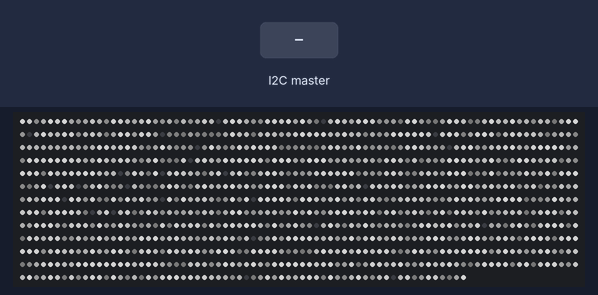
This program was run on a simulated ESP32. Shown: 1024 RGB LEDs in strip order, left to right, continuing on the next row. The inputs (shaded band) are chosen by the test bench. Dim RGB values are drawn brighter than linear; colours are those a GRB WS2812 strip shows for the declared byte order; what the program prints to the serial monitor is not drawn.

Above: at 1.2 s.
1.3 s: the I2C master sends the byte 1
At 1.72 s:
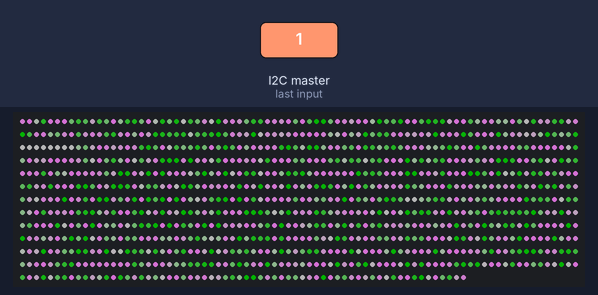
At 2.34 s:
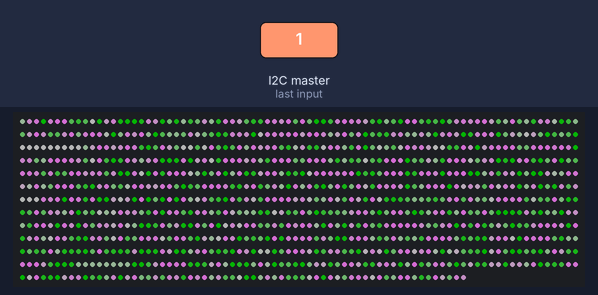
Timing chart, 0 to 4.3 s (numbered marks = the images above; inputs shaded):
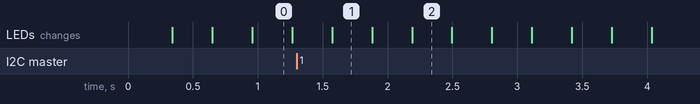

The program:

main.cpp
```cpp
#include <Arduino.h>
#include <convolution.h>
#include <talking.h>

void setup() {

    Serial.begin(115200);
initSliderValues();
initTalking();

    Serial.println("I2C Slave Ready");

FastLED.addLeds<CHIPSET, LED_PIN, COLOR_ORDER>(leds, NUM_PIXELS);
//FastLED.setCorrection(TypicalLEDStrip);  // or UncorrectedColor
FastLED.setBrightness(BRIGHTNESS);
}

void loop() {

generateNoiseFrame();

//applyMaskedConvolution(strongSharpenKernel, sharpenMask, 5, 5);
//applyMaskedConvolution(edgeKernel, edgeMask, 5, 7);
//applyMaskedConvolution(blurKernel,m1, 15, 15);

FastLED.show();

}
```

convolution.h
```cpp
#ifndef convolution_h
#define convolution_h

#include <FastLED.h>
#include <parameters.h>
#include <functions.h>

#define CLAMP(v) ((v) < 0 ? 0 : ((v) > 255 ? 255 : (v)))

uint8_t maskBuffer[NUM_PIXELS];   // Grayscale mask: 0–255
uint8_t prevMask[NUM_PIXELS];     // For temporal smoothing
uint8_t blurTemp[NUM_PIXELS];     // Temporary buffer for blur passes


const int8_t blurKernel[3][3] = {
  {1, 1, 1},
  {1, 1, 1},
  {1, 1, 1}
};

const int8_t edgeKernel[3][3] = {
  {-1, -1, -1},
  {-1,  8, -1},
  {-1, -1, -1}
};

const int8_t strongSharpenKernel[3][3] = {
  { 0, -1,  0},
  {-1,  9, -1},
  { 0, -1,  0}
};


  void applyMaskedConvolution(const int8_t kernel[3][3],  CRGB* mask, int divisor = 1, int bias = 0) {
    CRGB temp[DISPLAY_HEIGHT][DISPLAY_WIDTH];
    CRGB source[DISPLAY_HEIGHT][DISPLAY_WIDTH];

    // Copy current LED state
    for (int y = 0; y < DISPLAY_HEIGHT; y++) {
      for (int x = 0; x < DISPLAY_WIDTH; x++) {
        source[y][x] = leds[getLedIndex32(x, y)];
      }
    }

    // Apply convolution
    for (int y = 0; y < DISPLAY_HEIGHT ; y++) {
      for (int x = 0; x < DISPLAY_WIDTH ; x++) {
        int idx = getLedIndex32(x, y);
        uint8_t blendAmount = mask[idx].r;  // Smooth mask value (0–255)

        int sumR = 0, sumG = 0, sumB = 0;
        for (int ky = -1; ky <= 1; ky++) {
          for (int kx = -1; kx <= 1; kx++) {
            CRGB neighbor = source[y + ky][x + kx];
            int kVal = kernel[ky + 1][kx + 1];
            sumR += neighbor.r * kVal;
            sumG += neighbor.g * kVal;
            sumB += neighbor.b * kVal;
          }
        }

        CRGB convolved;
        convolved.r = CLAMP((sumR / divisor) + bias);
        convolved.g = CLAMP((sumG / divisor) + bias);
        convolved.b = CLAMP((sumB / divisor) + bias);

        // Blend based on mask intensity
        temp[y][x] = blend(source[y][x], convolved, blendAmount);
      }
    }

    // Copy edges unchanged
    for (int x = 0; x < DISPLAY_WIDTH; x++) {
      temp[0][x] = source[0][x];
      temp[DISPLAY_HEIGHT - 1][x] = source[DISPLAY_HEIGHT - 1][x];
    }
    for (int y = 0; y < DISPLAY_HEIGHT; y++) {
      temp[y][0] = source[y][0];
      temp[y][DISPLAY_WIDTH - 1] = source[y][DISPLAY_WIDTH - 1];
    }

    // Write result back to LED array
    for (int y = 0; y < DISPLAY_HEIGHT; y++) {
      for (int x = 0; x < DISPLAY_WIDTH; x++) {
        leds[getLedIndex32(x, y)] = temp[y][x];
      }
    }
  }

#endif
```

functions.h
```cpp
#ifndef functions_h
#define functions_h

#include <FastLED.h>
#include <math.h>
#include <stdint.h>
#include <parameters.h>


int getLedIndex32(int x, int y) {
  const int panelWidth = 32;
  const int panelHeight = 8;
  int panel = y / panelHeight;
  int localY = y % panelHeight;
  int baseIndex = panel * panelWidth * panelHeight;
  int panelX = (panel % 2 == scramble1) ? x : (panelWidth - 1 - x);

  if (x % 2 == scramble2)
    return baseIndex + panelX * panelHeight + localY;
  else
    return baseIndex + panelX * panelHeight + (panelHeight - 1 - localY);
}
uint8_t awesomeSin8(uint16_t input, uint8_t amplitude = 127, uint8_t bias = 128, uint8_t phase = 0, uint8_t frequency = 1) {
    // Apply frequency and phase shift
    uint8_t angle = ((input * frequency) ) + phase;

    // Generate base sine wave (0–255), center is 128
    uint8_t rawSin = sin8(angle);

    // Scale amplitude around center (128), then add bias
    int16_t scaled = ((int16_t(rawSin) - 128) * amplitude) / 128 + bias;

    // Clamp result to 0–255
    if (scaled < 0) return 0;
    if (scaled > 255) return 255;
    return static_cast<uint8_t>(scaled);
}

void generateNoiseFrame() {
    static uint32_t t1 = 0, t2 = 0, t3 = 0; // Z axes for R/G/B noise


    for (int y = 0; y < DISPLAY_HEIGHT; y++) {
      for (int x = 0; x < DISPLAY_WIDTH; x++) {
        uint16_t i = getLedIndex32(x, y);


        // Use high-resolution 16-bit noise and scale it down
        uint8_t valR = inoise16(x * xScaleR, y * yScaleR, t1) >> 8;
        uint8_t valG = inoise16(x * xScaleG, y * yScaleG, t2) >> 8;
        uint8_t valB = inoise16(x * xScaleB, y * yScaleB, t3) >> 8;

int sinValR=awesomeSin8(valR,amp_R,bias_R,phase_R,sinFreqR);
int sinValG=awesomeSin8(valG,amp_G,bias_G,phase_G,sinFreqG);
int sinValB=awesomeSin8(valB,amp_B,bias_B,phase_B,sinFreqB);

        // Apply sin curve for visual effect (like your sineTable)
        //CRGB targetColor = CRGB(sin8(valR * sinFreqR), sin8(valG * sinFreqG) ,sin8(valB * sinFreqB));
        CRGB targetColor=CRGB(sinValR,sinValG,sinValB);
              // Apply low-pass filter: blend previous value with current
      leds[i] = blend(ledsPrev[i], targetColor, smoothing);  // 96 = smoother, lower = slower response
      ledsPrev[i] = leds[i];  // Store for next frame
      }
    }
    t1 += tScaleR;  // evolve time
    t2 += tScaleG;
    t3 += tScaleB;

  }

void generateNoisyMask(){
  static uint8_t tM1=0;
  for (int y = 0; y < DISPLAY_HEIGHT; y++) {
    for (int x = 0; x < DISPLAY_WIDTH; x++) {
      uint16_t i = getLedIndex32(x, y);

      uint8_t msk1=inoise16(x * MxScale1, y * MyScale1, tM1) >> 8;

      CRGB targetMask=CRGB(sin8(msk1* sinFreqM),sin8(msk1* sinFreqM),sin8(msk1* sinFreqM));
      m1[i]=blend(m1_prev[i],targetMask,m_smoothing);
      m1_prev[i]=m1[i];
    }
  }
  tM1+=MtScale1;
}
#endif
```

parameters.h
```cpp
#ifndef parameters_h
#define parameters_h

#include <FastLED.h>


#define DISPLAY_WIDTH 32
#define DISPLAY_HEIGHT 32
#define NUM_PIXELS (DISPLAY_WIDTH * DISPLAY_HEIGHT)
#define LED_PIN 19
#define COLOR_ORDER RBG
#define CHIPSET WS2812B
#define BRIGHTNESS 128

CRGB leds[NUM_PIXELS];
CRGB ledsPrev[NUM_PIXELS];  // buffer to hold previous smoothed values

CRGB m1[NUM_PIXELS];
CRGB m1_prev[NUM_PIXELS];

uint8_t sharpenMask[NUM_PIXELS];
uint8_t edgeMask[NUM_PIXELS];
uint8_t blurMaskBuffer[NUM_PIXELS];

uint8_t sinFreqR = 3;
uint8_t sinFreqG = 15;
uint8_t sinFreqB = 7;

uint8_t amp_R=255;
uint8_t amp_G=255;
uint8_t amp_B=255;

uint8_t bias_R =0;
uint8_t bias_G =0;
uint8_t bias_B =0;

uint8_t phase_R=0;
uint8_t phase_G=0;
uint8_t phase_B=0;

uint16_t xScaleR= 100, yScaleR= 100;
uint16_t xScaleG = 3000, yScaleG= 3000;
uint16_t xScaleB = 9000, yScaleB = 9000;

int tScaleR=10;
int tScaleG=30;
int tScaleB=10;

int smoothing=96;

int sinFreqM = 2;
uint16_t MxScale1=300, MyScale1=300;
int MtScale1=150;
int m_smoothing=64;

int scramble1=0;
int scramble2=0;


#endif
```

talking.h
```cpp
#ifndef talking_h
#define talking_h
#include <parameters.h>
#include <Wire.h>

#define I2C_SLAVE_ADDR 0x08  // Must match master's address

const int NUM_SLIDERS = 24;
uint8_t sliderValues[NUM_SLIDERS];

int mapToFixedSet(uint8_t input) {
    const int lookup[] = {4, 2, 0, 1, 3};
    int index = input / 51; // 256 / 5 = approx. 51.2
    if (index > 4) index = 4;
    return lookup[index];
  }

void updateSliderValues(){
    sinFreqR=sliderValues[0]/16;
    amp_R=sliderValues[1];
    bias_R=255-sliderValues[2];
    phase_R=sliderValues[3]*4;
    xScaleR=sliderValues[4]*64;
    yScaleR=sliderValues[5]*64;
    tScaleR=sliderValues[6];

        sinFreqG=sliderValues[7]/16;
    amp_G=sliderValues[8];
    bias_G=255-sliderValues[9];
    phase_G=sliderValues[10]*4;
    xScaleG=sliderValues[11]*64;
    yScaleG=sliderValues[12]*64;
    tScaleG=sliderValues[13];

        sinFreqB=sliderValues[14]/16;
    amp_B=sliderValues[15];
    bias_B=255-sliderValues[16];
    phase_B=sliderValues[17]*4;
    xScaleB=sliderValues[18]*64;
    yScaleB=sliderValues[19]*64;
    tScaleB=sliderValues[20];


   scramble1=mapToFixedSet(sliderValues[21]);
   scramble2=mapToFixedSet(sliderValues[22]);
}
void initSliderValues(){
    for(int i=0;i<NUM_SLIDERS;i++){
        sliderValues[i]=128;
    }
    updateSliderValues();
}
void receiveEvent(int numBytes) {
  int i = 0;
  while (Wire.available() && i < NUM_SLIDERS) {
    sliderValues[i++] = Wire.read();
  }
  updateSliderValues();

}
void requestEvent() {
    Wire.write(sliderValues, NUM_SLIDERS);
}

void initTalking(){
    Wire.begin(I2C_SLAVE_ADDR); // Initialize as I2C slave
    Wire.onReceive(receiveEvent); // Register receive handler
    Wire.onRequest(requestEvent);
}


#endif
```

Measured:
- after the input at 1.3 s, the LEDs: change after 0.27 s (image 1)
